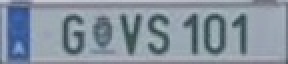
#> input picture Backend/camera_system/plate_crops/manual_plate.jpg, 144 x 32 px (shown 2 times larger); its folder holds only this picture in this run
$ python number_plate_reader.py
#> lines starting #> are read from the running program, lines starting #| are printed output that depends on the picture; after the words box and inside, x2 and y2 are one past the last pixel; in counts of white or black regions, pixels touching at a corner belong together
import cv2
import os
import re
import pytesseract


# ============================================================
# TESSERACT
# ============================================================

TESSERACT_PATH = r"C:\Program Files\Tesseract-OCR\tesseract.exe"

pytesseract.pytesseract.tesseract_cmd = TESSERACT_PATH


# ============================================================
# CLEAN TEXT
# ============================================================

def clean_vehicle_number(text):

    text = text.upper()

    # Remove spaces and special characters
    text = re.sub(
        r"[^A-Z0-9]",
        "",
        text
    )

    return text


# ============================================================
# OCR FROM PLATE IMAGE
# ============================================================

def read_number_plate(plate_image_path):

    if not os.path.exists(plate_image_path):
        raise FileNotFoundError(
            f"Plate image not found: {plate_image_path}"
        )

    image = cv2.imread(
        plate_image_path
    )
#> image is the input picture: shape (32, 144, 3); mean B, G, R 158.9, 145.9, 133.7

    if image is None:
        raise ValueError(
            "Could not read plate image."
        )

    # --------------------------------------------------------
    # Resize
    # --------------------------------------------------------

    image = cv2.resize(
        image,
        None,
        fx=4,
        fy=4,
        interpolation=cv2.INTER_CUBIC
    )
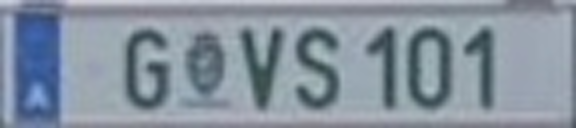
#> image: shape (128, 576, 3); mean B, G, R 158.9, 145.9, 133.7

    # --------------------------------------------------------
    # Grayscale
    # --------------------------------------------------------

    gray = cv2.cvtColor(
        image,
        cv2.COLOR_BGR2GRAY
    )
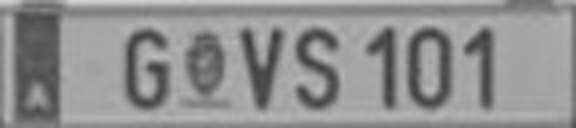
#> gray: shape (128, 576); min 57, max 207, mean 143.7

    # --------------------------------------------------------
    # Threshold
    # --------------------------------------------------------

    threshold = cv2.threshold(
        gray,
        0,
        255,
        cv2.THRESH_BINARY + cv2.THRESH_OTSU
    )[1]
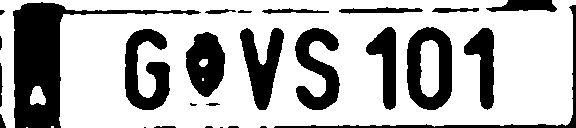
#> threshold: shape (128, 576); 70.6% white; 27 black regions (6 under 20 px), largest, box (x1, y1, x2, y2) and area: (13, 2, 201, 128) 5973, (407, 27, 452, 110) 2277, (125, 29, 170, 110) 2143

    # --------------------------------------------------------
    # OCR
    # --------------------------------------------------------

    config = (
        "--psm 7 "
        "-c tessedit_char_whitelist="
        "ABCDEFGHIJKLMNOPQRSTUVWXYZ0123456789"
    )

    text = pytesseract.image_to_string(
        threshold,
        config=config
    )

    cleaned = clean_vehicle_number(
        text
    )

    return cleaned


# ============================================================
# TEST ALL CANDIDATES
# ============================================================

if __name__ == "__main__":

    print("===================================")
    print(" NUMBER PLATE OCR TEST")
    print("===================================")

    base_dir = os.path.dirname(
        os.path.abspath(__file__)
    )

    plate_folder = os.path.join(
        base_dir,
        "plate_crops"
    )

    if not os.path.exists(plate_folder):

        print(
            "ERROR: plate_crops folder not found."
        )

        print(
            "Run number_plate_detector.py first."
        )

        exit()

    files = []

    for filename in os.listdir(
        plate_folder
    ):

        if filename.lower().endswith(
            (".jpg", ".jpeg", ".png")
        ):

            files.append(filename)

    files.sort()

    print(
        f"Plate candidates: {len(files)}"
    )

    print(
        "-----------------------------------"
    )

    for index, filename in enumerate(
        files,
        start=1
    ):

        image_path = os.path.join(
            plate_folder,
            filename
        )

        try:

            vehicle_number = (
                read_number_plate(
                    image_path
                )
            )

            print(
                f"Candidate {index}: "
                f"{filename}"
            )

            if vehicle_number:

                print(
                    f"  OCR Result: "
                    f"{vehicle_number}"
                )

            else:

                print(
                    "  OCR Result: "
                    "No readable text"
                )

        except Exception as error:

            print(
                f"  OCR Error: {error}"
            )

        print(
            "-----------------------------------"
        )

    print(
        "\n==================================="
    )

    print(
        " OCR TEST FINISHED"
    )

    print(
        "==================================="
    )

$ run again, on Backend/camera_system/plate_crops/plate_candidate_1.jpg
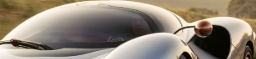
#> input picture Backend/camera_system/plate_crops/plate_candidate_1.jpg, 256 x 59 px
#> in read_number_plate, image is the input picture: shape (59, 256, 3); mean B, G, R 118.5, 133.1, 144.4
#> image: shape (236, 1024, 3)
#> in read_number_plate, `gray = cv2.cvtColor( image, cv2.COLOR_BGR2GRAY )`:
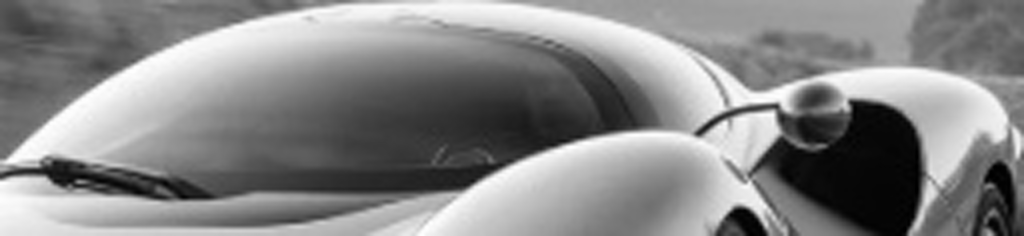
#> gray: shape (236, 1024); min 0, max 255, mean 134.8
#> in read_number_plate, `threshold = cv2.threshold( gray, 0, 255, cv2.THRESH_BINARY + cv2.THRES..`:
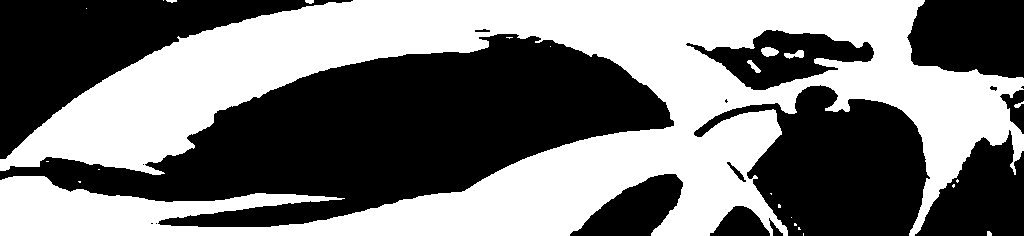
#> threshold: shape (236, 1024); 47.5% white; 23 white regions (15 under 20 px), largest, box (x1, y1, x2, y2) and area: (0, 0, 1024, 236) 114287, (761, 47, 779, 57) 129, (784, 50, 804, 59) 105

$ run again, on Backend/camera_system/plate_crops/plate_candidate_3.jpg
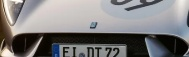
#> input picture Backend/camera_system/plate_crops/plate_candidate_3.jpg, 189 x 57 px
#> in read_number_plate, image is the input picture: shape (57, 189, 3); mean B, G, R 124.2, 123.9, 125.2
#> image: shape (228, 756, 3)
#> in read_number_plate, `gray = cv2.cvtColor( image, cv2.COLOR_BGR2GRAY )`:
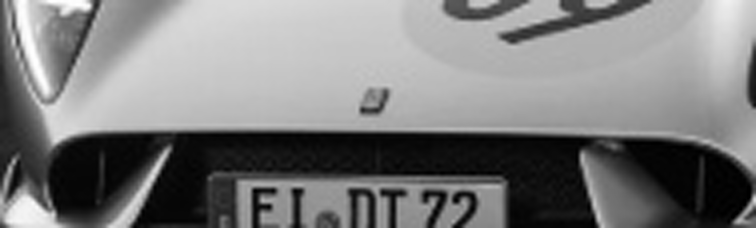
#> gray: shape (228, 756); min 0, max 255, mean 124.3
#> in read_number_plate, `threshold = cv2.threshold( gray, 0, 255, cv2.THRESH_BINARY + cv2.THRES..`:
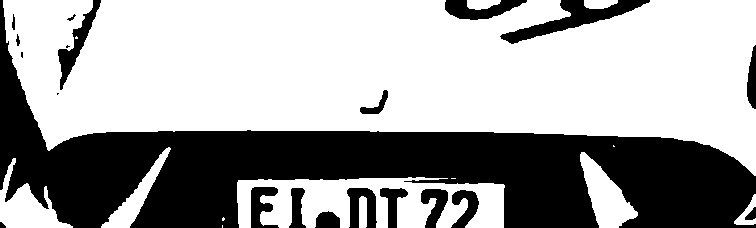
#> threshold: shape (228, 756); 63.7% white; 21 black regions (3 under 20 px), largest, box (x1, y1, x2, y2) and area: (0, 0, 756, 228) 53830, (500, 0, 650, 44) 1969, (58, 0, 101, 90) 970
